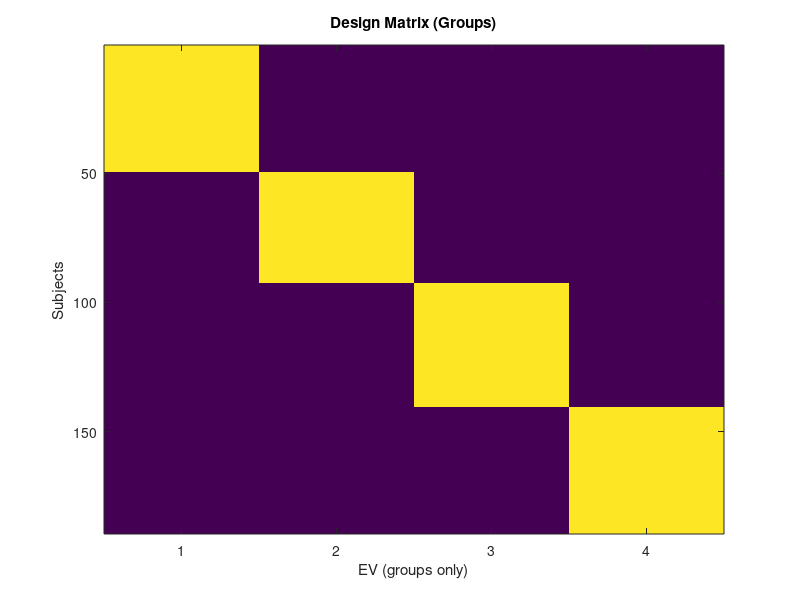

Reproduce this figure in MATLAB.
% Group sizes
% groupSizes = [46, 45, 45, 44, 22];

% groupSizes = [50, 22, 4];
% 
% 
% nGroups = length(groupSizes);
% totalSubs = sum(groupSizes);
% 
% % Create design matrix: one-hot encoding for each group
% designMat = zeros(totalSubs, nGroups);
% 
% startIdx = 1;
% for g = 1:nGroups
%     designMat(startIdx : startIdx + groupSizes(g) - 1, g) = 1;
%     startIdx = startIdx + groupSizes(g);
% end
% 
% % Prepare .mat file text content
% fid = fopen('design.mat','w');
% fprintf(fid, '/NumWaves %d\n', nGroups);
% fprintf(fid, '/NumPoints %d\n', totalSubs);
% fprintf(fid, '/PPheights');
% fprintf(fid, ' 1'); % Assuming all EVs have height 1
% for i = 2:nGroups
%     fprintf(fid, ' 1');
% end
% fprintf(fid, '\n');
% fprintf(fid, '/Matrix\n');
% 
% % for i = 1:totalSubs
% %     fprintf(fid, '%d %d %d %d %d\n', designMat(i,1), designMat(i,2), designMat(i,3), designMat(i,4), designMat(i,5));
% % end
% 
% for i = 1:totalSubs
%     fprintf(fid, [repmat('%d ', 1, nGroups) '\n'], designMat(i,:));
% end
% 
% 
% fclose(fid);
% 
% imagesc(designMat)
% xlabel('Groups'); ylabel('Subjects')
% title('Design Matrix')

%%
% groupSizes = [46, 45, 45, 44, 22];
% grp = [];
% 
% for g = 1:length(groupSizes)
%     grp = [grp; repmat(g, groupSizes(g), 1)];
% end
% 
% % Save to design.grp file
% fid = fopen('design.grp', 'w');
% fprintf(fid, '%d\n', grp);
% fclose(fid);
% 
%%
groupSizes = [45, 22, 3];
nGroups = length(groupSizes);
totalSubs = sum(groupSizes);

% ---- 1. One-hot encoding for groups ----
designMat = zeros(totalSubs, nGroups);
startIdx = 1;
for g = 1:nGroups
    designMat(startIdx : startIdx + groupSizes(g) - 1, g) = 1;
    startIdx = startIdx + groupSizes(g);
end

% ---- 2. Add covariate: age ----
ages = [
34 35 30 39 31 40 43 38 35 33 49 44 46 31 36 45 30 44 46 31 ...
37 39 38 45 34 30 40 43 33 32 41 45 33 49 45 44 42 40 50 50 37 49 49 46 40 ...
75 55 47 39 41 65 69 31 64 70 61 70 72 37 55 41 60 67 49 57 73 49 ...
57 56 57 ...
]';

length(ages)-22-3

%

if length(ages) ~= totalSubs
    error('Number of ages (%d) does not match number of subjects (%d)', length(ages), totalSubs);
end

% Append age column
designMat = [designMat ages];

% ---- 3. Write to design.mat ----
nEVs = nGroups + 1; % group EVs + age covariate
fid = fopen('design.mat','w');
fprintf(fid, '/NumWaves %d\n', nEVs);
fprintf(fid, '/NumPoints %d\n', totalSubs);
fprintf(fid, '/PPheights');
fprintf(fid, repmat(' 1', 1, nEVs));
fprintf(fid, '\n');
fprintf(fid, '/Matrix\n');

for i = 1:totalSubs
    fprintf(fid, [repmat('%d ', 1, nGroups) '%.2f\n'], designMat(i,1:nGroups), designMat(i,end));
end

fclose(fid);

% ---- 4. Quick check ----
imagesc(designMat(:,1:end-1)) % only show group columns
xlabel('EV (groups only)'); ylabel('Subjects')
title('Design Matrix (Groups)')

%% for DTI missing some subs

groupSizes = [43, 22, 2];
nGroups = length(groupSizes);
totalSubs = sum(groupSizes);

% ---- 1. One-hot encoding for groups ----
designMat = zeros(totalSubs, nGroups);
startIdx = 1;
for g = 1:nGroups
    designMat(startIdx : startIdx + groupSizes(g) - 1, g) = 1;
    startIdx = startIdx + groupSizes(g);
end

% ---- 2. Add covariate: age ----
ages = [
34;31;43;38;35;33;49;46;36;45;30;44;46;31;37;39;38;45;34;30;31;35;40;43;33;41;45;33;49;45;37;44;42;40;50;50;37;49;47;49;50;46;40;
75;55;47;39;41;65;69;31;64;70;61;70;72;37;55;41;60;67;49;57;73;49;
57;56
];


if length(ages) ~= totalSubs
    error('Number of ages (%d) does not match number of subjects (%d)', length(ages), totalSubs);
end

% Append age column
designMat = [designMat ages];

% ---- 3. Write to design.mat ----
nEVs = nGroups + 1; % group EVs + age covariate
fid = fopen('design.mat','w');
fprintf(fid, '/NumWaves %d\n', nEVs);
fprintf(fid, '/NumPoints %d\n', totalSubs);
fprintf(fid, '/PPheights');
fprintf(fid, repmat(' 1', 1, nEVs));
fprintf(fid, '\n');
fprintf(fid, '/Matrix\n');

for i = 1:totalSubs
    fprintf(fid, [repmat('%d ', 1, nGroups) '%.2f\n'], designMat(i,1:nGroups), designMat(i,end));
end

fclose(fid);

% ---- 4. Quick check ----
imagesc(designMat(:,1:end-1)) % only show group columns
xlabel('EV (groups only)'); ylabel('Subjects')
title('Design Matrix (Groups)')

%% %% TRY nexpo 1 2 3 4 again

groupSizes = [46, 45, 45, 44];
nGroups = length(groupSizes);
totalSubs = sum(groupSizes);

% ---- 1. One-hot encoding for groups ----
designMat = zeros(totalSubs, nGroups);
startIdx = 1;
for g = 1:nGroups
    designMat(startIdx : startIdx + groupSizes(g) - 1, g) = 1;
    startIdx = startIdx + groupSizes(g);
end

% ---- 2. Add covariate: age ----

ages = [19 18 19 19 18 18 18 19 19 19 19 19 18 19 18 19 18 18 18 19 18 19 19 19 19 18 18 19 19 18 ...
        19 19 19 19 19 18 18 18 19 18 18 18 18 18 18 18 34 35 30 39 31 40 43 38 35 33 49 44 46 31 ...
        36 45 30 44 46 31 37 39 38 45 34 30 40 43 33 32 41 45 33 49 45 44 42 40 50 50 37 49 49 46 ...
        40 39 46 41 32 40 33 35 31 31 37 44 31 33 45 43 47 45 49 45 39 38 32 30 38 46 38 46 38 43 ...
        50 43 47 31 37 47 41 36 41 38 47 35 43 49 48 46 35 47 45 31 46 48 48 47 49 37 49 37 44 45 ...
        31 50 50 34 36 32 34 39 39 49 40 49 30 49 35 34 32 40 43 42 40 36 43 38 33 31 38 30 38 35]';


length(ages)


if length(ages) ~= totalSubs
    error('Number of ages (%d) does not match number of subjects (%d)', length(ages), totalSubs);
end

% Append age column
designMat = [designMat ages];

% ---- 3. Write to design.mat ----
nEVs = nGroups + 1; % group EVs + age covariate
fid = fopen('design.mat','w');
fprintf(fid, '/NumWaves %d\n', nEVs);
fprintf(fid, '/NumPoints %d\n', totalSubs);
fprintf(fid, '/PPheights');
fprintf(fid, repmat(' 1', 1, nEVs));
fprintf(fid, '\n');
fprintf(fid, '/Matrix\n');

for i = 1:totalSubs
    fprintf(fid, [repmat('%d ', 1, nGroups) '%.2f\n'], designMat(i,1:nGroups), designMat(i,end));
end

fclose(fid);

% ---- 4. Quick check ----
imagesc(designMat(:,1:end-1)) % only show group columns
xlabel('EV (groups only)'); ylabel('Subjects')
title('Design Matrix (Groups)')

%% NEXPO DTI 189 subj

groupSizes = [49, 43, 48, 49];
nGroups = length(groupSizes);
totalSubs = sum(groupSizes);

% ---- 1. One-hot encoding for groups ----
designMat = zeros(totalSubs, nGroups);
startIdx = 1;
for g = 1:nGroups
    designMat(startIdx : startIdx + groupSizes(g) - 1, g) = 1;
    startIdx = startIdx + groupSizes(g);
end

% ---- 2. Add covariate: age ----

ages = [19 18 19 19 19 18 18 18 19 19 19 19 19 18 19 18 18 18 18 19 18 19 ...
        19 19 19 18 18 19 19 18 19 18 19 19 19 19 19 18 18 18 19 18 18 18 18 19 18 18 18 ...
        34 31 43 38 35 33 49 46 36 45 30 44 46 31 37 39 38 45 34 30 31 35 40 43 33 41 45 ...
        33 49 45 37 44 42 40 50 50 37 49 47 49 50 46 40 ...
        39 46 41 32 40 33 35 31 31 37 43 44 33 31 32 33 45 43 47 45 49 45 42 39 38 32 30 ...
        38 46 38 46 38 43 50 43 47 31 47 41 36 41 38 47 35 43 49 48 46 ...
        35 47 45 31 46 48 48 47 49 37 49 37 44 45 45 31 50 50 34 36 32 34 39 39 49 40 49 ...
        45 30 41 49 35 34 32 40 43 42 40 36 43 38 33 33 31 38 30 38 41 35]';


length(ages)


if length(ages) ~= totalSubs
    error('Number of ages (%d) does not match number of subjects (%d)', length(ages), totalSubs);
end

% Append age column
designMat = [designMat ages];

% ---- 3. Write to design.mat ----
nEVs = nGroups + 1; % group EVs + age covariate
fid = fopen('design.mat','w');
fprintf(fid, '/NumWaves %d\n', nEVs);
fprintf(fid, '/NumPoints %d\n', totalSubs);
fprintf(fid, '/PPheights');
fprintf(fid, repmat(' 1', 1, nEVs));
fprintf(fid, '\n');
fprintf(fid, '/Matrix\n');

for i = 1:totalSubs
    fprintf(fid, [repmat('%d ', 1, nGroups) '%.2f\n'], designMat(i,1:nGroups), designMat(i,end));
end

fclose(fid);

% ---- 4. Quick check ----
imagesc(designMat(:,1:end-1)) % only show group columns
xlabel('EV (groups only)'); ylabel('Subjects')
title('Design Matrix (Groups)')

